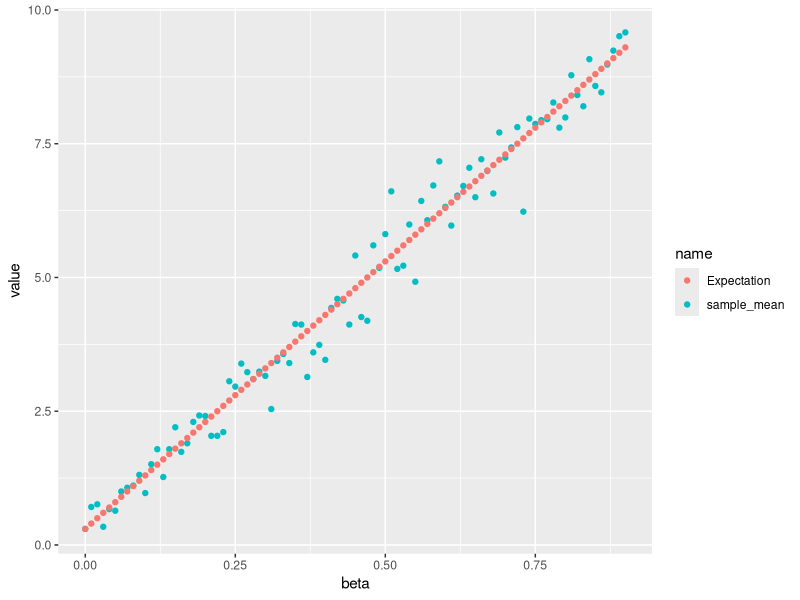
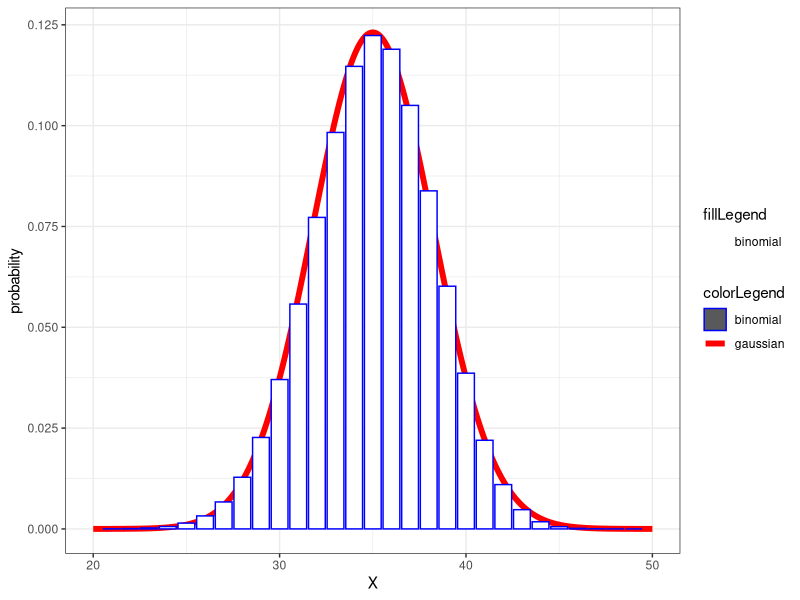
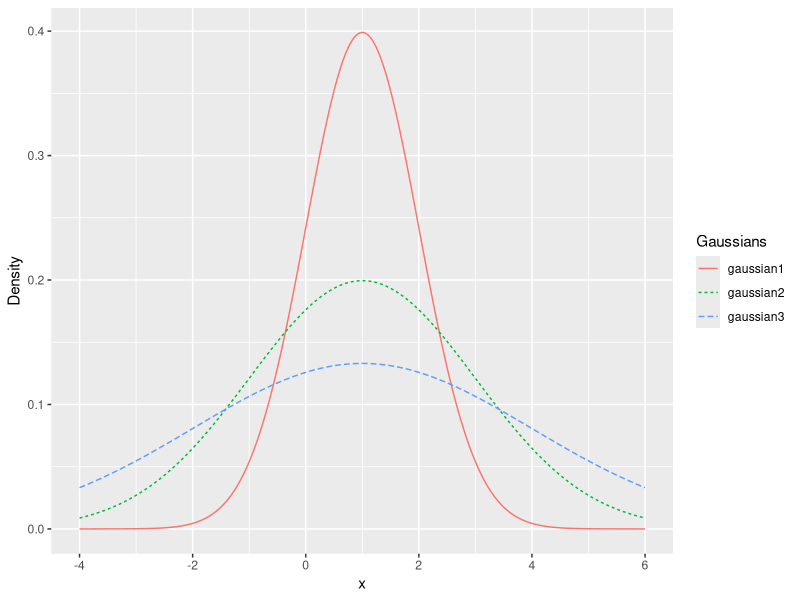
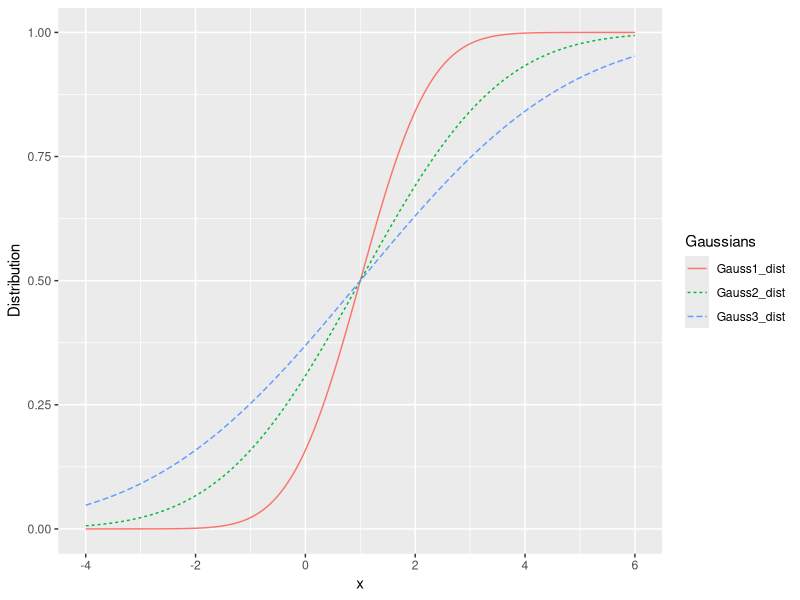
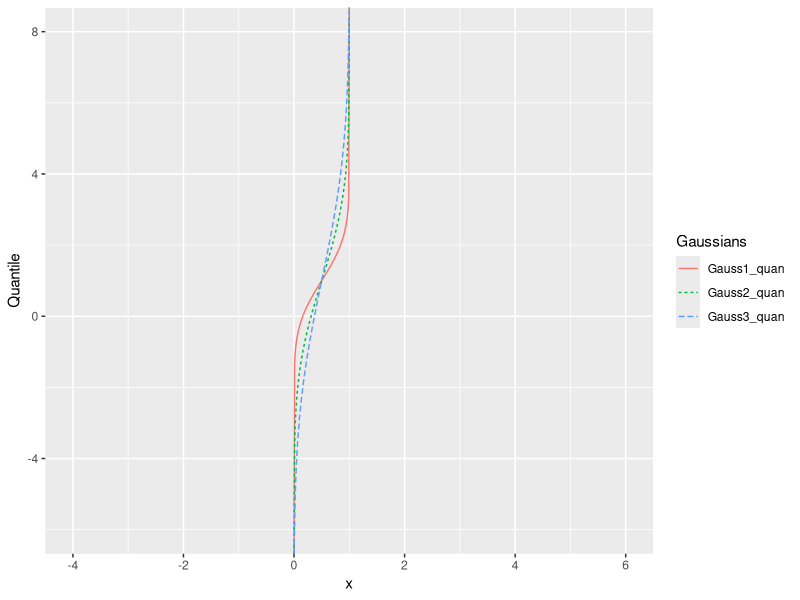
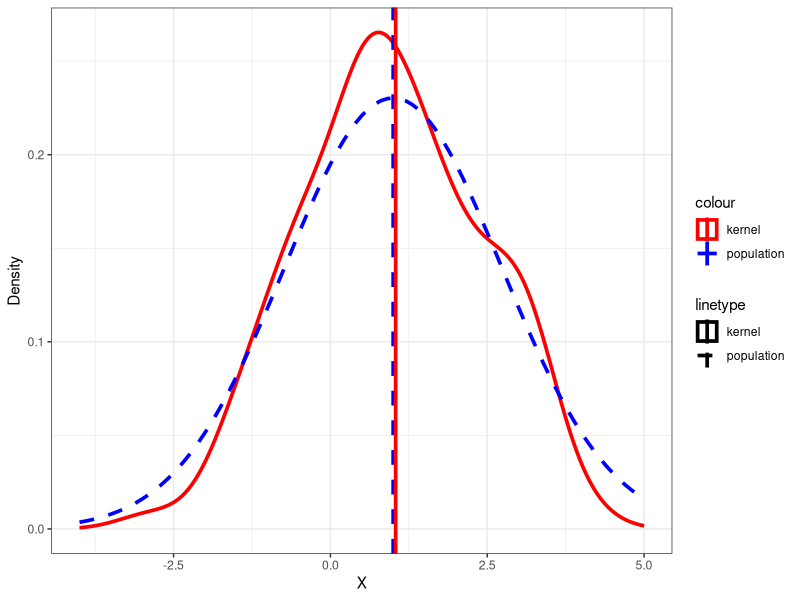
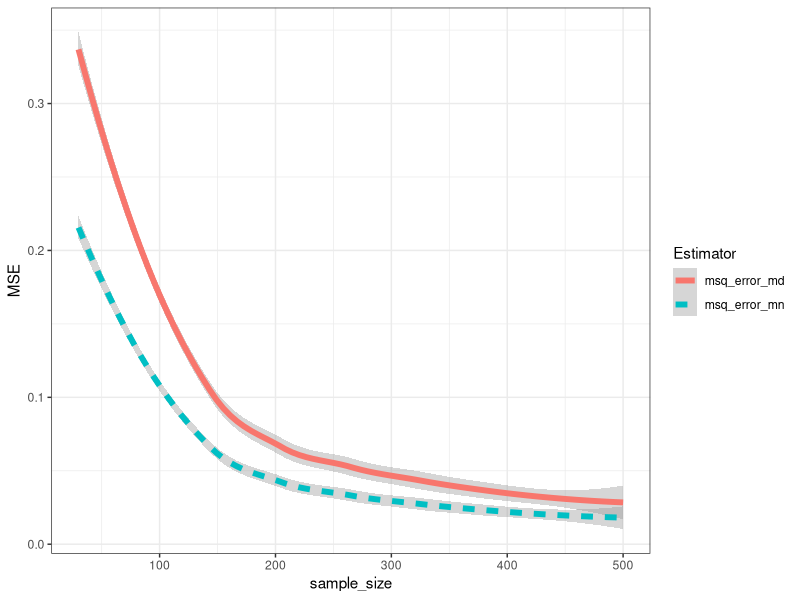

Recreate these plots in R, in order.
## ---- chunk 1
library(tidyverse)
## ---- chunk 2
set.seed(0)
n <- 1000
# 0 --> P=0.5
# 3 --> P=0.25
# 10 --> P=0.25

sample_X <- data.frame(U=runif(n))%>%
  mutate(X=case_when(
    (0<=U)&(U<0.25)~3,
    (0.25<=U)&(U<0.5)~10,
    (0.5<=U)&(U<=1)~0
  ))%>%
  pull(X)
## ---- chunk 3
head(sample_X,10)
## ---- chunk 4
sample_X_0310 <- function(alpha, beta, n){
  sample_X <- runif(n)
  
  sample_X[0<=sample_X & sample_X<alpha] = 3
  sample_X[alpha<=sample_X & sample_X<alpha+beta] = 10
  sample_X[alpha+beta<=sample_X & sample_X<=1] = 0
  
  return(sample_X)
}

#check
sample_X_0310(0.25,0.25, 10)
## ---- chunk 5
# first generate the sequence of Xi
seq_X <- sample_X_0310(0.5,0.1,10000)

# then compute the sample average
sample_average <- mean(seq_X)

print(sample_average)
## ---- chunk 6
# use the seq_X above to compute sample variance
sample_var <- var(seq_X)

print(sample_var)
## ---- chunk 7
n<-100
alpha <- 0.1

df <- data.frame(beta=seq(0,0.9,0.01))%>%
  mutate(sample_X=map(beta, ~sample_X_0310(alpha, .x, n)))%>%
  mutate(sample_mean=map_dbl(sample_X, mean))%>%
  mutate(Expectation=map_dbl(beta, ~.x*10+3*alpha))

# check 
head(df,10)
## ---- chunk 8
# first tidy the df to be pivot longer
df_longer <- df%>%pivot_longer(cols=c(sample_mean,Expectation), names_to='name', values_to='value')

# then use point plot to show it 
df_longer %>% ggplot(aes(x=beta, y= value, color=name))+
  geom_point()
## ---- chunk 9
# x is a real number and lambda > 0
my_cdf_exp <- function(x, lambda){
  if(x < 0)
    return(0)
  
  res <- 1-exp(-lambda*x)
  
  return(res)
}

# check 
lambda <- 1/2
map_dbl(.x=seq(-1,4), .f=~my_cdf_exp(.x, lambda))
## ---- chunk 10
test_inputs <- seq(-1, 10, 0.1)
# output of self create cdf function
my_cdf_output <- map_dbl(test_inputs, ~my_cdf_exp(.x, lambda))
# output of inbuilt cdf function:
# pexp-->distribution function of exponent distribution
inbuild_cdf_output <- map_dbl(test_inputs, ~pexp(.x, rate=lambda))
                              
# compare two outputs
all.equal(inbuild_cdf_output, my_cdf_output)
## ---- chunk 11
my_quantile_exp <- function(p, lambda){
  x <- log(1-p)/(-lambda)
  
  return(x)
}

# check with inbuilt function qexp
# qexp-->quantile of exponent distribution
seq_p <- seq(0.01, 0.99, 0.01)

# using self-made quantile function
my_qexp <- map_dbl(seq_p, ~my_quantile_exp(.x, lambda))

# using inbuilt quantile exponent function
inbuilt_qexp <- map_dbl(seq_p, ~qexp(.x, rate=lambda))

# compare
all.equal(my_qexp, inbuilt_qexp)
## ---- chunk 12
n <- 50
p <- 0.7

binom_df <- data.frame(x=0:50)%>%
  mutate(pmf=map_dbl(x, ~dbinom(.x, n, p)))

# check
head(binom_df, 5)
## ---- chunk 13
mu <- 50*0.7
sigma <- sqrt(50*0.7*(1-0.7))
gaussian_df <- data.frame(x=seq(0,50, 0.01))%>%
  mutate(pdf=map_dbl(x, ~dnorm(.x, mu, sigma)))

# check
head(gaussian_df, 5)
## ---- chunk 14
# using different color and fill to show pdf and pmf
colors <- c('gaussian'='red', 'binomial'='blue')
fill <- c('gaussian'='white', 'binomial'='white')

# to show two different plots using one graph
# don't set data or aes in ggplot, otherwise, set them in 
# the corresponding plot

# histogram is used to visualise a continuous variable
# for discrete variable, they should use geom_bar or geom_col
ggplot()+theme_bw()+
  geom_line(data=gaussian_df, aes(x=x, y=pdf, color='gaussian'), size=2, na.rm=TRUE)+
  geom_col(data=binom_df, aes(x=x, y=pmf, color='binomial', fill='binomial'), na.rm=TRUE)+
  #set color and fill
  scale_color_manual(name='colorLegend', values=colors)+
  scale_fill_manual(name='fillLegend', values=fill)+
  labs(x='X', y="probability")+
  # limit the x range
  xlim(c(20,50))
## ---- chunk 15
mu1 <- 1
mu2 <- mu1
mu3 <- mu1

sigma1 <- 1
sigma2 <- 2
sigma3 <- 3
df_gaussians <- data.frame(x=seq(-4,6, 0.01))%>%
  mutate(gaussian1=map_dbl(x, ~dnorm(.x, mu1, sigma1)))%>%
  mutate(gaussian2=map_dbl(x, ~dnorm(.x, mu2, sigma2)))%>%
  mutate(gaussian3=map_dbl(x, ~dnorm(.x, mu3, sigma3)))

# now tidy it
df_gaussians_longer <- df_gaussians%>%pivot_longer(cols=!x, names_to = "Gaussians", values_to = "Density")

# now show the plot
df_gaussians_longer%>%ggplot(aes(x=x, y=Density, color=Gaussians,linetype=Gaussians))+
  geom_line()
## ---- chunk 16

df_gaussians <- df_gaussians%>%
  mutate(Gauss1_dist= map_dbl(x, ~pnorm(.x, mu1, sigma1)))%>%
  mutate(Gauss2_dist= map_dbl(x, ~pnorm(.x, mu2, sigma2)))%>%
  mutate(Gauss3_dist= map_dbl(x, ~pnorm(.x, mu3, sigma3)))

# tidy it
df_gaussians_longer2 <- df_gaussians%>%
  #select(!gaussian1:gaussian3)%>%
  pivot_longer(cols=Gauss1_dist:Gauss3_dist, values_to = "Distribution", names_to = "Gaussians")

# now show the plot
df_gaussians_longer2%>%ggplot(aes(x=x, y=Distribution, color=Gaussians,linetype=Gaussians))+
  geom_line()
## ---- chunk 17
df_gaussians <- df_gaussians%>%
  mutate(Gauss1_quan= map_dbl(x, ~qnorm(.x, mu1, sigma1)))%>%
  mutate(Gauss2_quan= map_dbl(x, ~qnorm(.x, mu2, sigma2)))%>%
  mutate(Gauss3_quan= map_dbl(x, ~qnorm(.x, mu3, sigma3)))

# tidy it
df_gaussians_longer3 <- df_gaussians%>%
  #select(!gaussian1:gaussian3)%>%
  pivot_longer(cols=Gauss1_quan:Gauss3_quan, values_to = "Quantile", names_to = "Gaussians")

# now show the plot
df_gaussians_longer3%>%ggplot(aes(x=x, y=Quantile, color=Gaussians,linetype=Gaussians))+
  geom_line(na.rm = TRUE)
## ---- chunk 18
n <- 100
set.seed(0)
standardGaussianSample <- rnorm(n, 0, 1)

# check
head(standardGaussianSample, 10)
## ---- chunk 19
mean1Var3GaussianSampleA <- sqrt(3)*standardGaussianSample+1
## ---- chunk 20
set.seed(0)
mean1Var3GaussianSampleB <- rnorm(n, 1, sqrt(3))

all.equal(mean1Var3GaussianSampleA, mean1Var3GaussianSampleB)
## ---- chunk 21
# use geom_density to show the kernel density
# geom_vline to show the mean of kernel density and population density
Size <- 1.25
colors <- c('kernel'='red', 'population'='blue')
linetypes <- c('kernel'='solid', 'population'='dashed')

df_kernel <- data.frame(x=1:n, samples=mean1Var3GaussianSampleA)
df_population <- data.frame(x=seq(-5,5,0.1))%>%
  mutate(density=map_dbl(x, ~dnorm(.x, 1, sqrt(3))))

kernel_mean = mean(df_kernel%>%pull(samples), na.rm = TRUE)
# use geom_density to show kernel density
ggplot()+theme_bw()+labs(x='X', y='Density', legend='Legend')+
  geom_density(data=df_kernel, aes(samples, color='kernel', linetype='kernel'),size=Size)+
  geom_line(data=df_population, aes(x=x, y=density, color='population', linetype='population'),size=Size, na.rm = TRUE)+
  geom_vline(aes(xintercept = 1,color='population',linetype='population'),size=Size)+
  geom_vline(aes(xintercept = kernel_mean, color='kernel',linetype='kernel'),size=Size)+
  scale_color_manual(values = colors)+
  xlim(c(-4,5))+
  scale_linetype_manual(values= linetypes)
  
## ---- chunk 22
set.seed(0)
num_trials_per_sample_size <- 1000
min_sample_size <- 30
max_sample_size <- 500
sample_size_inc <- 5
mu_0 <- 1
sigma_0 <- 3

# create data frame of all pairs of sample_size and trial

# review crossing, expand and nesting
simulation_df<-crossing(trial=seq(num_trials_per_sample_size),
                        sample_size=seq(min_sample_size,
                                        max_sample_size,sample_size_inc))%>%
  # simulate sequences of Gaussian random variables
  # .y means the second argument in the pmap function
  mutate(simulation=pmap(.l=list(trial,sample_size),
                        .f=~rnorm(.y,mean=mu_0,sd=sigma_0)))%>%
  # compute the sample medians
  mutate(sample_md=map_dbl(.x=simulation,.f=median))%>%
  group_by(sample_size) %>%
  summarise(msq_error_md=mean((sample_md-mu_0)^2))
## ---- chunk 23
set.seed(0)
num_trials_per_sample_size <- 1000
min_sample_size <- 30
max_sample_size <- 500
sample_size_inc <- 5
mu_0 <- 1
sigma_0 <- 3

# create data frame of all pairs of sample_size and trial
# review crossing, expand and nesting
simulation_df<-crossing(trial=seq(num_trials_per_sample_size),
                        sample_size=seq(min_sample_size,
                                        max_sample_size,sample_size_inc))%>%
  # simulate sequences of Gaussian random variables
  # .y means the second argument in the pmap function
  mutate(simulation=pmap(.l=list(trial,sample_size),
                        .f=~rnorm(.y,mean=mu_0,sd=sigma_0)))%>%
  # compute the sample medians 
  # !!!!and sample mean!!!!
  mutate(sample_md=map_dbl(.x=simulation,.f=median),
         sample_mn=map_dbl(.x=simulation,.f=mean))%>%
  group_by(sample_size) %>%
  # compute the msq_error of median and mean
  summarise(msq_error_md=mean((sample_md-mu_0)^2),
            msq_error_mn=mean((sample_mn-mu_0)^2))

# tidy it
simulation_df_long <- simulation_df%>%pivot_longer(cols=!sample_size, names_to = "Estimator", values_to =  "MSE")

# using plot to show it
# instead of using geom_line, we can use geom_smooth to show curve
simulation_df_long%>%ggplot(aes(x=sample_size, y=MSE, color=Estimator, linetype=Estimator))+theme_bw()+geom_smooth(size=2)
